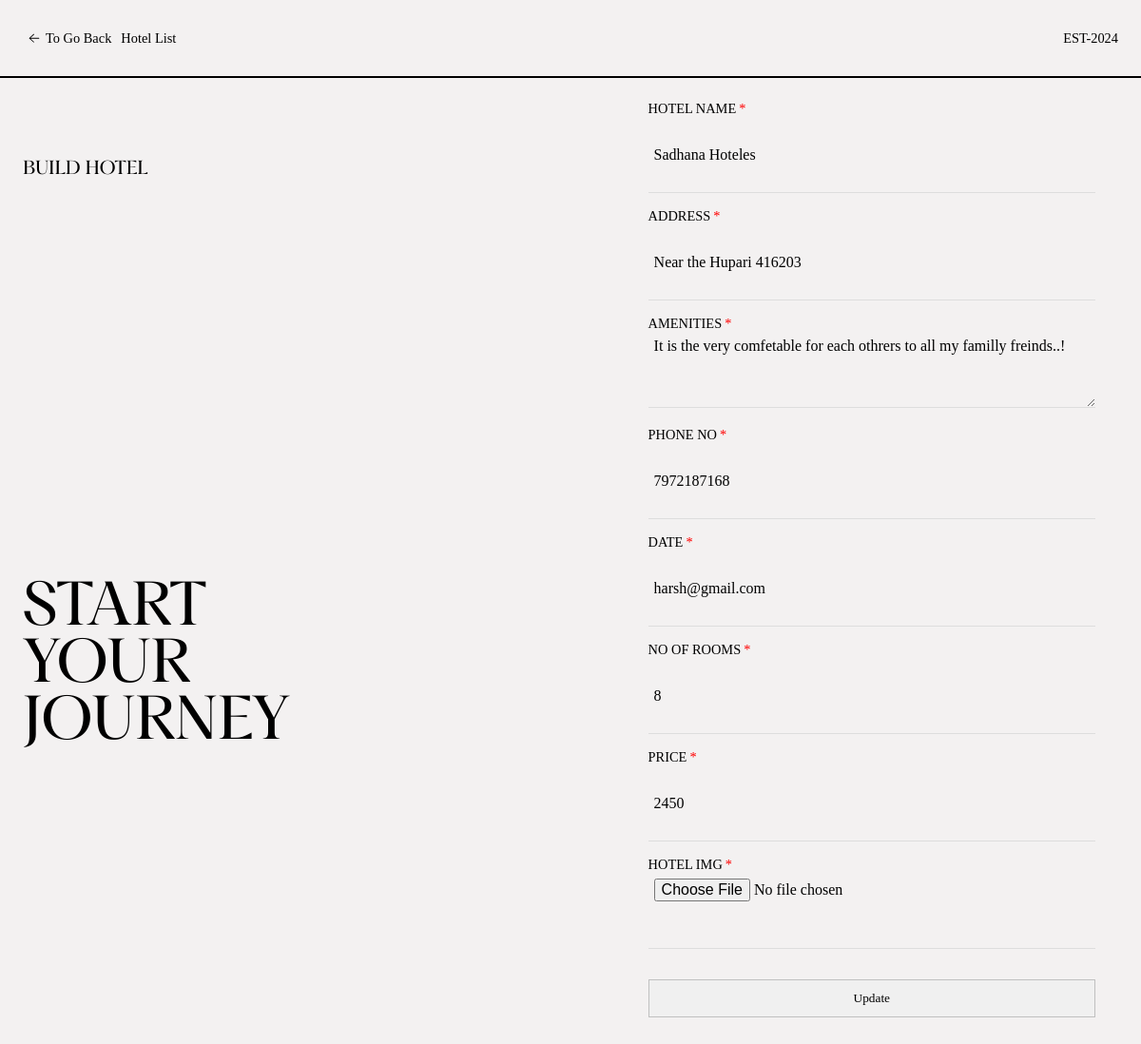
The app's page /admin/update_hotel.php?id=1 with its own data.
### tables this page shows
CREATE TABLE `create_hotel` (
  `Hotel_Id` int(100) NOT NULL,
  `Hotel_Name` varchar(100) NOT NULL,
  `Hotel_Address` varchar(100) NOT NULL,
  `PhoneNo` varchar(20) NOT NULL,
  `email` varchar(100) NOT NULL,
  `NumberOfRooms` varchar(100) NOT NULL,
  `PriceOfRoom` int(100) NOT NULL,
  `amenities` varchar(500) NOT NULL,
  `Hotel_Image` varchar(200) NOT NULL
);

### admin/update_hotel.php (the view, shortened to what this page needs)
<?php
   include("../config/connection.php");
   if(isset($_GET['id'])){
    $sql = "select * from create_hotel where Hotel_Id = " .  $_GET['id'];
     $result = $conn->query($sql);
     $data = mysqli_fetch_assoc($result);
 }
 else{
     echo "Invalid request..!";
     exit;
 }
?>
<!DOCTYPE html>
<html lang="en">
<head>
    <link rel="stylesheet" href="../css/admin/hotel.css">
</head>
<body>
    <div class="signUpPage">
        <div class="nav">
            <div class="nav-part2">
                <h3 class="closeSignUp" style="align-items: center; justify-content: center; display: flex;">
                    <a href="adminhomepage.php">to go Back</a></h3>
                    <h3><a href="hotellist.php">Hotel List</a></h3>
                </div>
          <div class="nav-part1">
             <h3>est-2024</h3>
          </div>
        </div>
        <hr class="animated-hr" />
        <div class="signUpPage-part1">
          <div class="signUpPage-part11">
            <h3>Build Hotel</h3>
            <div class="signUpPage-bottom">
              <h1>Start <br> Your <br> Journey</h1>
            </div>
          </div>
          <div class="container">
            <form action="" method="POST" enctype="multipart/form-data">
              <label for="activity" class="required">Hotel name</label>
              <input type="text" id="hotelName" name="Hotel_Name" value="<?php echo $data['Hotel_Name'] ?>" required>
              <label for="activity" class="required">address</label>
              <input type="text" id="address" name="Hotel_Address" value="<?php echo $data['Hotel_Address'] ?>" required>
              <label for="activity" class="required">amenities</label>
              <textarea id="amenities" name="amenities" value="<?php echo $data['amenities'] ?>" required><?php echo $data['amenities'] ?></textarea>
              <label for="activity" class="required">phone no</label>
              <input type="tel" id="phoneNumber" name="phoneno" value="<?php echo $data['PhoneNo'] ?>" required>
              <label for="activity" class="required">date</label>
              <input type="email" id="email" name="email" value="<?php echo $data['email'] ?>" required>
              <label for="activity" class="required">no of rooms</label>
              <input type="number" id="numberOfRooms" name="NumberOfRooms" value="<?php echo $data['NumberOfRooms'] ?>" required>
              <label for="activity" class="required">price</label>
              <input type="number" id="PriceOfRoom" name="PriceOfRoom" value="<?php echo $data['PriceOfRoom'] ?>" required>
              <label for="activity" class="required">Hotel img</label>
              <input type="file" id="hotelImage" name="Hotel_Image" required>
              <button class="submitButton" type="submit" name="submit">Update</button>
            </form>
          </div>
        </div>
      </div>
</body>
</html>

### css/admin/hotel.css (style rules this page uses)
* { padding: 0%; margin: 0%; box-sizing: border-box; font-weight: 400; font-family: Aeonik; }
html, body { height: 100%; width: 100%; overflow-x: hidden; }
.signUpPage { width: 100%; min-height: 10vh; background-color: #f3f1f1; }
.signUpPage .nav { width: 100%; height: 10vh; display: flex; justify-content: space-between; align-items: center; text-transform: capitalize; padding: 2vw; }
.signUpPage .nav h3 { font-size: 1.2vw; cursor: pointer; }
.signUpPage .nav-part1 { display: flex; align-items: center; gap: 10px; }
.signUpPage .nav-part1 h3 { text-transform: uppercase; cursor: pointer; }
.signUpPage-part1 { width: 100%; position: relative; min-height: 100vh; display: flex; justify-content: space-between; padding: 0 2vw; }
.signUpPage-part11 { width: 50%; height: 100%; flex-direction: column; }
.signUpPage-part11 h3 { margin-top: 10vh; font-family: pp; overflow: hidden; opacity: 1; text-transform: uppercase; }
.signUpPage-bottom { width: 50%; text-align: left; align-items: center; position: absolute; bottom: 0%; margin-bottom: 40vh; }
.signUpPage-bottom h1 { font-weight: 200; font-family: pp; line-height: 1; text-transform: uppercase; font-size: 5vw; opacity: 1; }
.signUpPage .container { padding: 2vw; height: 100%; width: 45%; }
.signUpPage label { display: block; text-transform: uppercase; font-size: 1.2vw; opacity: 1; }
.signUpPage .container input, select, textarea { width: 100%; height: 10vh; padding: 0.5vw; margin-bottom: 2vh; border: none; font-weight: 400; border-bottom: 1px solid #ddd; box-sizing: border-box; outline: none; font-size: 16px; background-color: #f3f1f1; transition: border-color 0.3s ease; opacity: 1; }
.animated-hr { width: 100%; border: 1px solid black; }
.container form { opacity: 1; }
.required::after { content: "*"; color: red; margin-left: 3px; }
.signUpPage ::placeholder { color: #aaa; font-weight: 400; }
.signUpPage button { width: 100%; height: 5vh; background-color: #f0f0f0; margin: 2vh 0; cursor: pointer; opacity: 1; border: 1px solid silver; }
a { text-decoration: none; color: black; }
.nav-part2 { display: flex; align-items: center; gap: 10px; }

### records on screen
create_hotel: Hotel_Name "Sadhana Hoteles", Hotel_Address "Near the Hupari 416203", amenities "It is the very comfetable for each othrers to all my familly freinds..!", phoneno "7972187168", email "harsh@gmail.com", NumberOfRooms "8", PriceOfRoom "2450"
